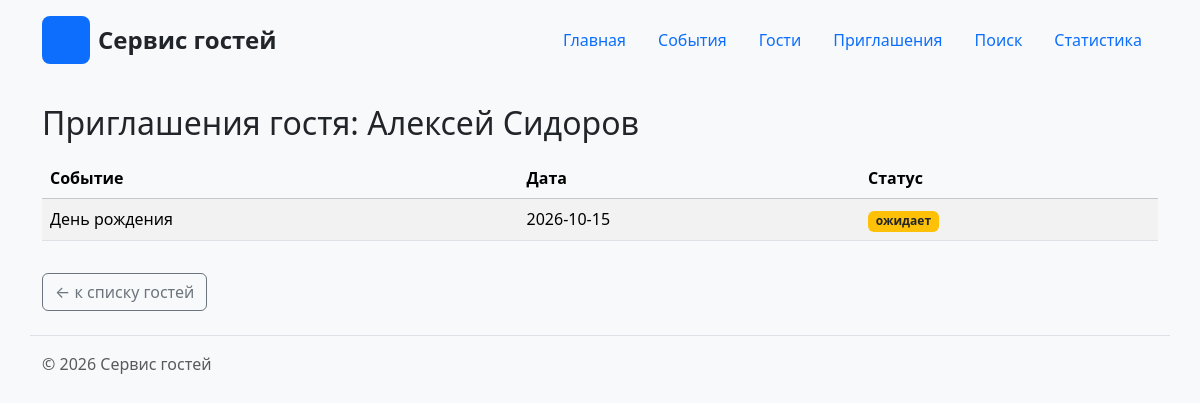
The page /guests/3/invitations/ on the database its author committed.
### guests/views.py (the view, shortened to what this page needs)
def guest_invitations(request, guest_id):
    conn = get_connection()
    conn.row_factory = sqlite3.Row
    try:
        guest = conn.execute(
            """
            SELECT id, name, age
            FROM guests
            WHERE id = ?;
            """,
            (guest_id,),
        ).fetchone()
        invitations_list = conn.execute(
            """
            SELECT invitations.id,
                   events.name AS event_name,
                   events.date AS event_date,
                   statuses.title AS status_title,
                   statuses.code AS status_code
            FROM invitations
            JOIN events ON invitations.event_id = events.id
            JOIN statuses ON invitations.status_id = statuses.id
            WHERE invitations.guest_id = ?
            ORDER BY events.date ASC;
            """,
            (guest_id,),
        ).fetchall()
    finally:
        conn.close()
    context = {
        "guest": guest,
        "invitations": invitations_list,
    }
    return render(request, "guests/guest_invitations.html", context)

### db/database.py (called while the page is built)
def get_connection():
    conn = sqlite3.connect(DB_PATH)
    conn.execute("PRAGMA foreign_keys = ON")
    return conn

### guests/templates/guests/guest_invitations.html (shortened to what this page needs)
{% extends "base.html" %}
{% block content %}
{% if guest %}
    <h1 class="h2 mb-3">Приглашения гостя: {{ guest.name }}</h1>
    <div class="table-responsive">
        <table class="table table-striped table-hover align-middle">
            <thead class="table-light">
                <tr>
                    <th>Событие</th>
                    <th>Дата</th>
                    <th>Статус</th>
                </tr>
            </thead>
            <tbody>
                {% for inv in invitations %}
                    <tr>
                        <td>{{ inv.event_name }}</td>
                        <td>{{ inv.event_date }}</td>
                        <td>
                            {% if inv.status_code == 'confirmed' %}
                                <span class="badge bg-success">{{ inv.status_title }}</span>
                            {% elif inv.status_code == 'pending' %}
                                <span class="badge bg-warning text-dark">{{ inv.status_title }}</span>
                            {% else %}
                                <span class="badge bg-secondary">{{ inv.status_title }}</span>
                            {% endif %}
                        </td>
                    </tr>
                {% empty %}
                    <tr>
                        <td colspan="3" class="text-center text-muted py-3">Приглашений нет.</td>
                    </tr>
                {% endfor %}
            </tbody>
        </table>
    </div>
{% else %}
    <div class="alert alert-danger" role="alert">
        <h1 class="h4 text-danger mb-2">Гость не найден</h1>
        <p class="mb-0">Гость с указанным идентификатором отсутствует.</p>
    </div>
{% endif %}
<a href="{% url 'guests:list' %}" class="btn btn-outline-secondary mt-3">
    ← к списку гостей
</a>
{% endblock %}

### homepage/static/homepage/css/style.css (style rules this page uses)
body { min-height: 100vh; background-color: #f8f9fa; }

### rows shown on the page
guests: name "Алексей Сидоров"
events: event_name "День рождения", event_date "2026-10-15", status_title "ожидает"
